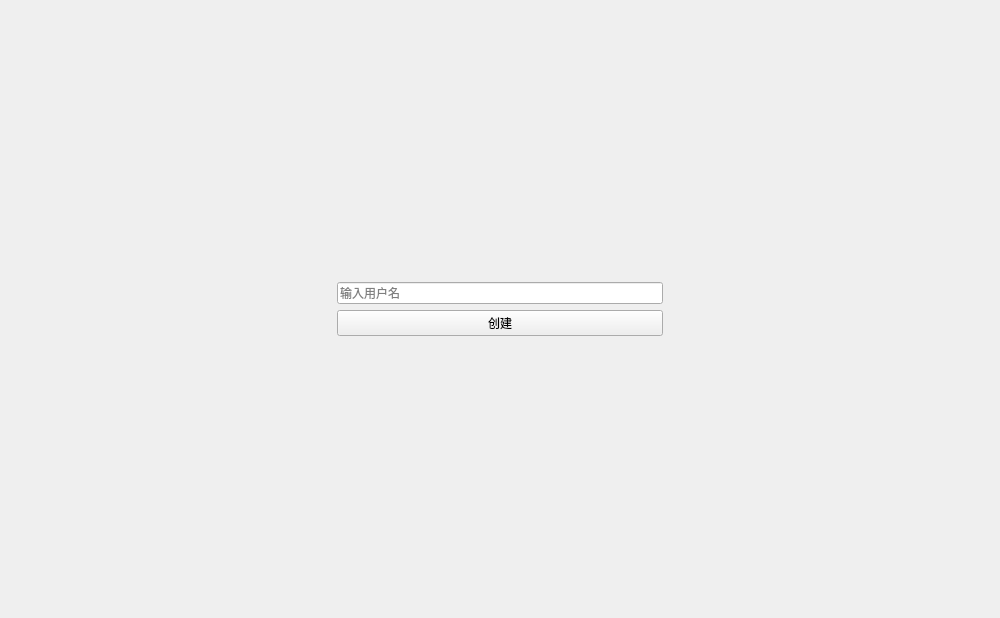
<?xml version="1.0" encoding="UTF-8"?>
<ui version="4.0">
 <class>Offline</class>
 <widget class="QWidget" name="Offline">
  <property name="geometry">
   <rect>
    <x>0</x>
    <y>0</y>
    <width>1000</width>
    <height>618</height>
   </rect>
  </property>
  <property name="windowTitle">
   <string>离线登录</string>
  </property>
  <layout class="QGridLayout" name="gridLayout">
   <item row="2" column="0">
    <spacer name="horizontalSpacer">
     <property name="orientation">
      <enum>Qt::Horizontal</enum>
     </property>
     <property name="sizeHint" stdset="0">
      <size>
       <width>40</width>
       <height>20</height>
      </size>
     </property>
    </spacer>
   </item>
   <item row="2" column="2">
    <spacer name="horizontalSpacer_2">
     <property name="orientation">
      <enum>Qt::Horizontal</enum>
     </property>
     <property name="sizeHint" stdset="0">
      <size>
       <width>40</width>
       <height>20</height>
      </size>
     </property>
    </spacer>
   </item>
   <item row="3" column="1">
    <spacer name="verticalSpacer">
     <property name="orientation">
      <enum>Qt::Vertical</enum>
     </property>
     <property name="sizeHint" stdset="0">
      <size>
       <width>20</width>
       <height>40</height>
      </size>
     </property>
    </spacer>
   </item>
   <item row="1" column="1">
    <widget class="QLineEdit" name="le_username">
     <property name="placeholderText">
      <string>输入用户名</string>
     </property>
    </widget>
   </item>
   <item row="2" column="1">
    <widget class="QPushButton" name="pb_create">
     <property name="text">
      <string>创建</string>
     </property>
    </widget>
   </item>
   <item row="0" column="1">
    <spacer name="verticalSpacer_2">
     <property name="orientation">
      <enum>Qt::Vertical</enum>
     </property>
     <property name="sizeHint" stdset="0">
      <size>
       <width>20</width>
       <height>40</height>
      </size>
     </property>
    </spacer>
   </item>
  </layout>
 </widget>
 <resources/>
 <connections/>
</ui>
